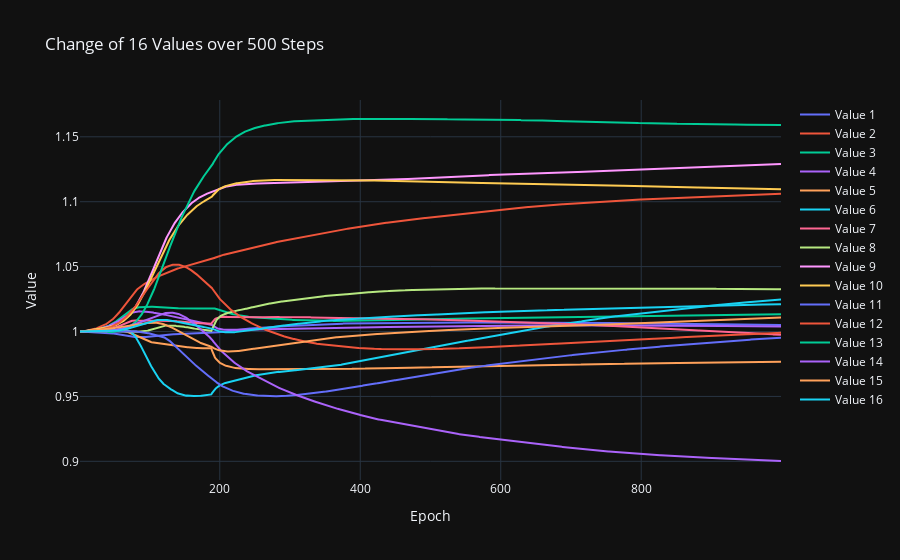

The code cell stored with this chart in its notebook:
### Markdown cell above
## Var Values

### Code cell
### plot
import numpy as np
import plotly.graph_objects as go


data = experiment_data_loader.experiment_data['000010']['repetition_data'][1]


means = []
for mean_idx in range(16):
    means.append(data[f"var{mean_idx}"])

    
data = np.stack(means, axis=1)

# Preparing data for plotting
epochs = np.arange(1, data.shape[0])
traces = []
for i in range(data.shape[1]):
    traces.append(go.Scatter(x=epochs, y=data[:, i], mode='lines', name=f'Value {i+1}'))

# Plotting with Plotly
layout = go.Layout(title='Change of 16 Values over 500 Steps',
                   xaxis=dict(title='Epoch'),
                   yaxis=dict(title='Value'),
                   template='plotly_dark')

fig = go.Figure(data=traces, layout=layout)
fig.show()

### Figure 1 — Plotly figure (JSON) as saved in the notebook; plotly's stock layout.template omitted (floating-point values rounded to 4 significant figures; data arrays with more than 128 entries replaced by an {"elided": "..."} marker saying what was removed)
{"data": [{"mode": "lines", "name": "Value 1", "type": "scatter", "x": {"elided": "999 int values"}, "y": {"elided": "1000 float values"}}, {"mode": "lines", "name": "Value 2", "type": "scatter", "x": {"elided": "999 int values"}, "y": {"elided": "1000 float values"}}, {"mode": "lines", "name": "Value 3", "type": "scatter", "x": {"elided": "999 int values"}, "y": {"elided": "1000 float values"}}, {"mode": "lines", "name": "Value 4", "type": "scatter", "x": {"elided": "999 int values"}, "y": {"elided": "1000 float values"}}, {"mode": "lines", "name": "Value 5", "type": "scatter", "x": {"elided": "999 int values"}, "y": {"elided": "1000 float values"}}, {"mode": "lines", "name": "Value 6", "type": "scatter", "x": {"elided": "999 int values"}, "y": {"elided": "1000 float values"}}, {"mode": "lines", "name": "Value 7", "type": "scatter", "x": {"elided": "999 int values"}, "y": {"elided": "1000 float values"}}, {"mode": "lines", "name": "Value 8", "type": "scatter", "x": {"elided": "999 int values"}, "y": {"elided": "1000 float values"}}, {"mode": "lines", "name": "Value 9", "type": "scatter", "x": {"elided": "999 int values"}, "y": {"elided": "1000 float values"}}, {"mode": "lines", "name": "Value 10", "type": "scatter", "x": {"elided": "999 int values"}, "y": {"elided": "1000 float values"}}, {"mode": "lines", "name": "Value 11", "type": "scatter", "x": {"elided": "999 int values"}, "y": {"elided": "1000 float values"}}, {"mode": "lines", "name": "Value 12", "type": "scatter", "x": {"elided": "999 int values"}, "y": {"elided": "1000 float values"}}, {"mode": "lines", "name": "Value 13", "type": "scatter", "x": {"elided": "999 int values"}, "y": {"elided": "1000 float values"}}, {"mode": "lines", "name": "Value 14", "type": "scatter", "x": {"elided": "999 int values"}, "y": {"elided": "1000 float values"}}, {"mode": "lines", "name": "Value 15", "type": "scatter", "x": {"elided": "999 int values"}, "y": {"elided": "1000 float values"}}, {"mode": "lines", "name": "Value 16", "type": "scatter", "x": {"elided": "999 int values"}, "y": {"elided": "1000 float values"}}], "layout": {"title": {"text": "Change of 16 Values over 500 Steps"}, "xaxis": {"title": {"text": "Epoch"}}, "yaxis": {"title": {"text": "Value"}}}}
